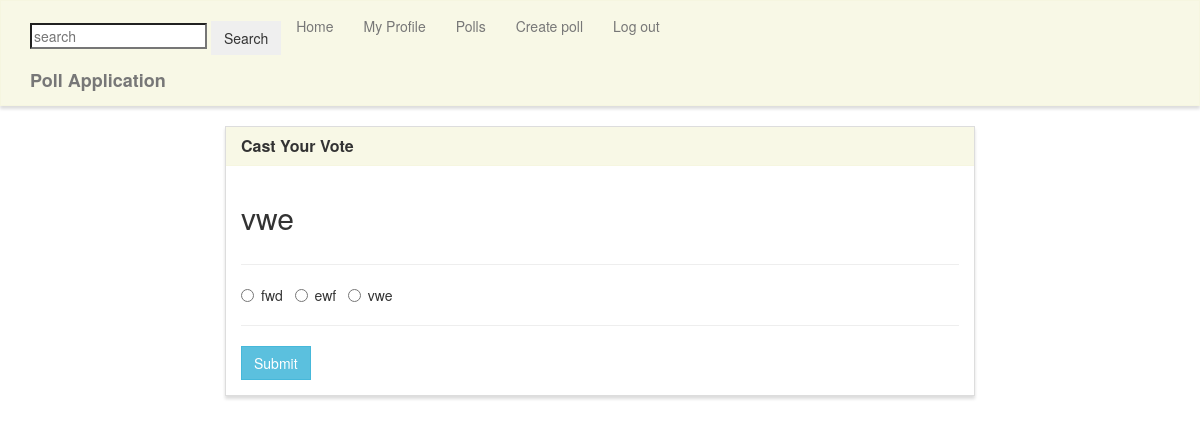
Page /vote/12/ (signed in) on the committed database.
### poll/models.py (models this page shows, shortened)
class Poll(models.Model):
    question = models.TextField()
    option_one = models.CharField(max_length=50)
    option_two = models.CharField(max_length=50)
    option_three = models.CharField(max_length=50, blank=True)
    option_one_count = models.IntegerField(default=0)
    option_two_count = models.IntegerField(default=0)
    option_three_count = models.IntegerField(default=0)
    owner = models.IntegerField('Poll owner',blank=False, default=2)
    pub_date = models.DateTimeField(auto_now_add= True)
    last_edited= models.DateTimeField(auto_now= True)

### poll/views.py (the view, shortened to what this page needs)
# urls.py: path('vote/<poll_id>/', poll_views.vote, name='vote'),
def vote(request, poll_id):
    poll = Poll.objects.get(pk=poll_id)
    context = {
        'poll' : poll
    }
    return render(request, 'poll/vote.html', context)

### poll/templates/poll/vote.html (shortened to what this page needs)
{% extends "poll/base.html" %}
{% block main %}
{% if user.is_authenticated %}
<div class="row">
    <div class="col-lg-8 col-lg-offset-2">
        <div class="panel panel-default">
            <div class="panel-heading">
                <h3 class="panel-title">Cast Your Vote</h3>
            </div>
            <div class="panel-body">
                <div class="row">
                    <div class="col-lg-12">
                        <h2>{{ poll.question }}</h2>
                    </div>
                </div>
                <div class="row">
                    <div class="col-lg-12">
                        <hr />
                        <form method="POST">
                            <div class="form-group">
                                <div class="radio">
                                    <label>
                                        <input type="radio" name="poll" value="option1" required>
                                        {{ poll.option_one }}
                                    </label> &nbsp;
                                    <label>
                                        <input type="radio" name="poll" value="option2">
                                        {{ poll.option_two }}
                                    </label> &nbsp;
                                    <label>
                                        <input type="radio" name="poll" value="option3">
                                        {{ poll.option_three }}
                                    </label> &nbsp;
                                </div>
                            </div>
                            <hr />
                            <button type="submit" class="btn btn-info">
                                Submit
                            </button>
                        </form>
                    </div>
                </div>
            </div>
        </div>
    </div>
</div>
{% else %}
    <h1>Oops... you must be logged in to view this page</h1>
    <a href="{% url 'login' %}">logging here</a>
{% endif %}
{% endblock %}

### poll/static/style.css (style rules this page uses)
.navbar-default, .btn, .form-control, .panel { border-radius: 0; }
.panel-default > .panel-heading { color: #333; background-color: rgba(245, 245, 220, .7); border-color: rgba(245, 245, 220, .6); border-top-left-radius: 0; border-top-right-radius: 0; }
.panel { box-shadow: 0px 3px 3px 0px #ddd; }
a.navbar-brand, .panel-title { font-weight: bolder; }

### rows in the picture
Poll: question "vwe", option_one "fwd", option_two "ewf", option_three "vwe"
